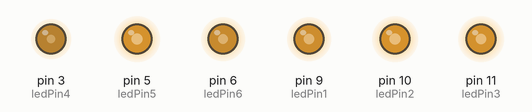
Bench run of a sketch on a simulated Arduino Uno, built with avr-gcc and run on an emulated ATmega328P. Parts: output pins drawn as LEDs (lit = HIGH). Random numbers use the default seed unless the sketch sets one.

Above: at 0.2 s.
At 4.01 s:
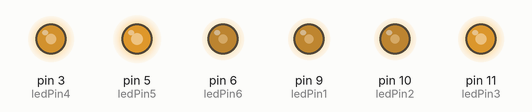
At 9.2 s:
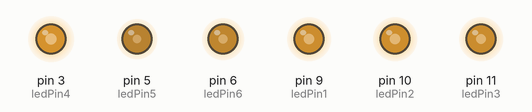
At 18.19 s:
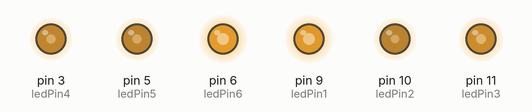
At 28.83 s:
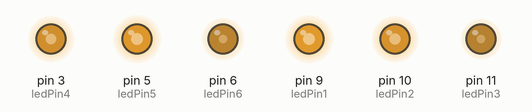
At 38.48 s:
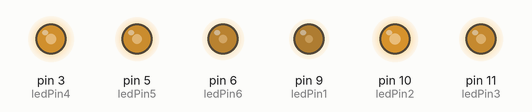
Timing chart, 0 to 40.0 s (numbered marks = the images above):
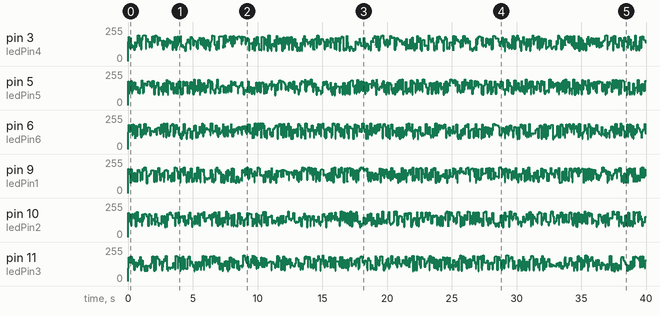

The sketch:

3_LED_Fire_code_2.ino
```cpp
int ledPin1 = 9;   //Pin 1ου LED
int ledPin2 = 10;  //Pin 2ου LED
int ledPin3 = 11;  //Pin 3ου LED
int ledPin4 = 3;   //Pin 4ου LED
int ledPin5 = 5;   //Pin 5ου LED
int ledPin6 = 6;   //Pin 6ου LED

const int pinArray[6] = { ledPin1, ledPin2, ledPin3, ledPin4, ledPin5, ledPin6 };
void setup() {

  Serial.begin(9600);
  for (int i = 0; i < 6; i++) {
    pinMode(pinArray[i], OUTPUT);
  }
  // pinMode(ledPin1, OUTPUT);     //Ορισμός ως Pin εξόδου
  // pinMode(ledPin2, OUTPUT);     //Ορισμός ως Pin εξόδου
  // pinMode(ledPin3, OUTPUT);     //Ορισμός ως Pin εξόδου
  randomSeed(analogRead(A0));  //Λήψη τυχαίων αριθμών βάσει της εισόδου Α0
}

void loop() {

  for (int i = 0; i < 6; i++) {
    analogWrite(pinArray[i], random(0, 120) + 75);
  }

  // analogWrite(ledPin1, random(0, 130)); //Τυχαίο duty cycle μεταξύ των τιμών 125 & 255
  // analogWrite(ledPin2, random(0, 130));
  // analogWrite(ledPin3, random(0, 130));
  delay(random(0, 120));  //Τυχαία καθυστέρηση μεταξύ 0 & 120 ms
}
```
